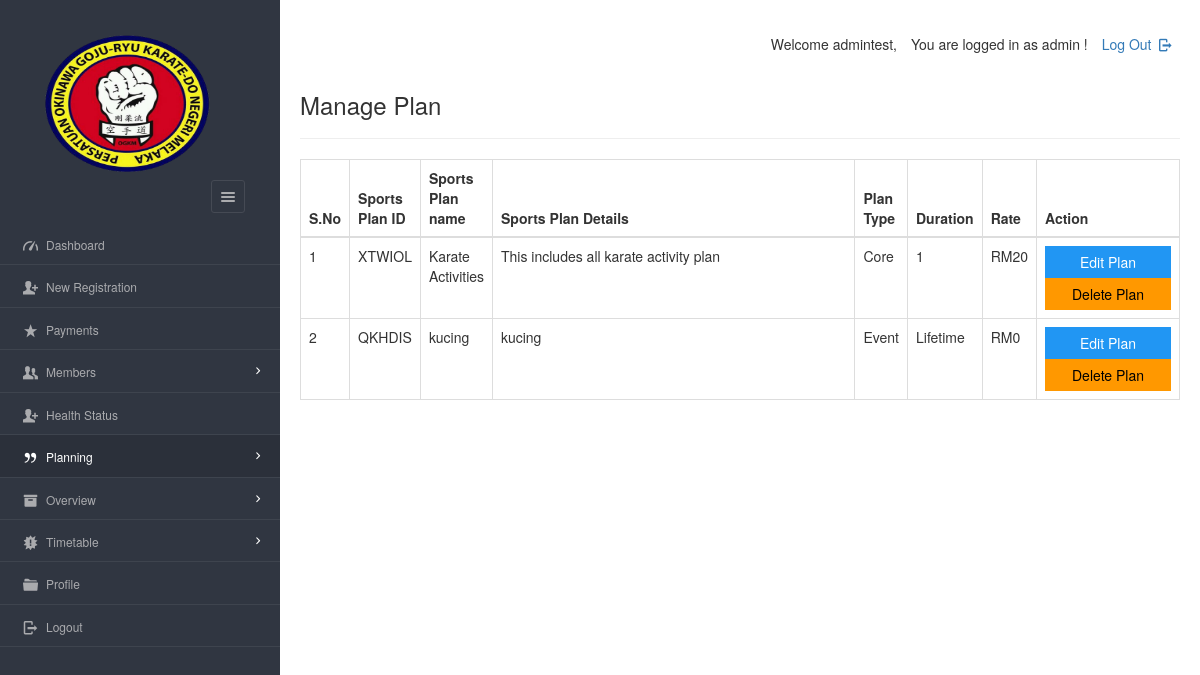
The page /dashboard/admin/view_plan.php (signed in) on the database as committed earlier.
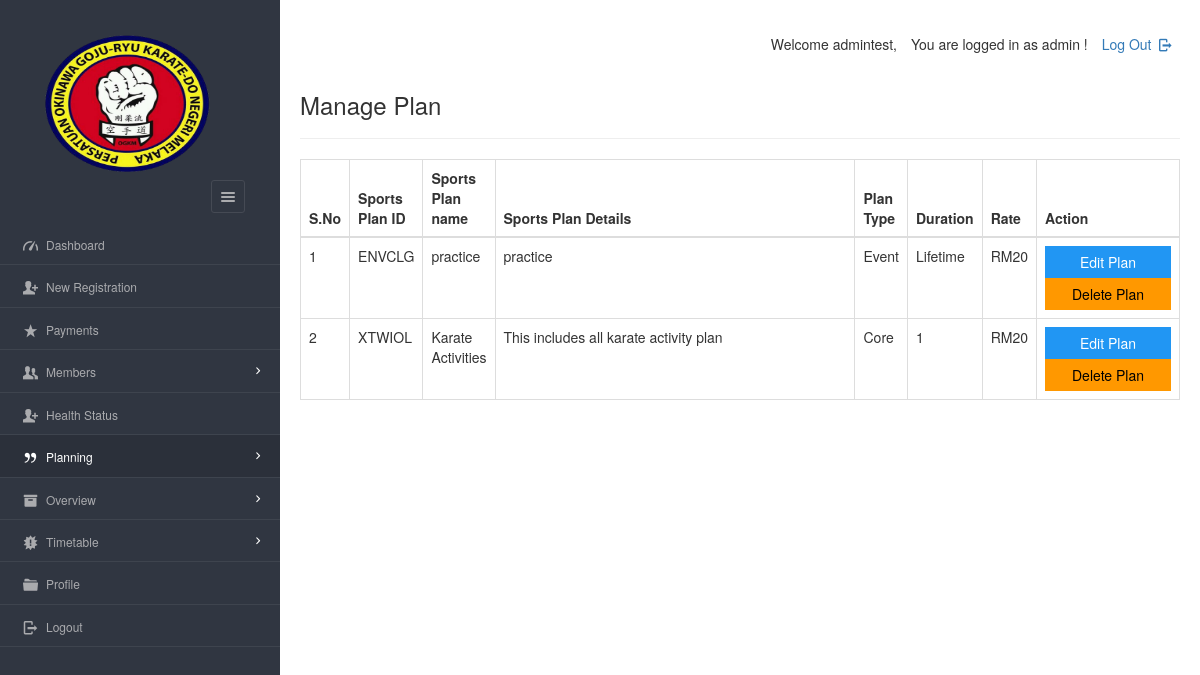
The same page on the database as committed later.
### tables this page shows
CREATE TABLE `plan` (
  `planid` varchar(8) NOT NULL,
  `planName` varchar(20) NOT NULL,
  `description` varchar(200) NOT NULL,
  `planType` varchar(50) NOT NULL,
  `validity` varchar(20) NOT NULL DEFAULT 'Lifetime',
  `amount` int(10) NOT NULL DEFAULT 0,
  `active` varchar(255) NOT NULL
);

### dashboard/admin/view_plan.php (the view, shortened to what this page needs)
<?php
require '../../include/db_conn.php';
?>
<!DOCTYPE html>
<html lang="en">
<head>
    <link rel="stylesheet" href="../../css/style.css"  id="style-resource-5">
    <link rel="stylesheet" href="../../css/dashMain.css">
    <link rel="stylesheet" type="text/css" href="../../css/entypo.css">
	<link href="a1style.css" rel="stylesheet" type="text/css">
	<link rel="stylesheet" href="https://maxcdn.bootstrapcdn.com/bootstrap/3.4.1/css/bootstrap.min.css">
</head>
     <body class="page-body  page-fade" onload="collapseSidebar()">
    	<div class="page-container sidebar-collapsed" id="navbarcollapse">
		<div class="sidebar-menu">
			<header class="logo-env">
					<div class="sidebar-collapse" onclick="collapseSidebar()">
				<a href="#" class="sidebar-collapse-icon with-animation">
					<i class="entypo-menu"></i>
				</a>
			</div>
			</header>
    		<?php include('nav.php'); ?>
    	</div>
    		<div class="main-content">
				<div class="row">
					<div class="col-md-6 col-sm-8 clearfix">
					</div>
					<div class="col-md-6 col-sm-4 clearfix hidden-xs">
						<ul class="list-inline links-list pull-right">
							<li>
								<a href="logout.php">
									Log Out <i class="entypo-logout right"></i>
								</a>
							</li>
						</ul>
					</div>
				</div>
		<h3>Manage Plan</h3>
		<hr />
		<table class="table table-bordered datatable" id="table-1" border=1>
			<thead>
				<tr>
					<th>S.No</th>
					<th>Sports Plan ID</th>
					<th>Sports Plan name</th>
					<th>Sports Plan Details</th>
					<th>Plan Type</th>
					<th>Duration</th>
					<th>Rate</th>
					<th>Action</th>
				</tr>
			</thead>
				<tbody>
					<?php
					$query  = "select * from plan where active='yes' ORDER BY amount DESC";
					$result = mysqli_query($con, $query);
					$sno    = 1;
					if (mysqli_affected_rows($con) != 0) {
					    while ($row = mysqli_fetch_array($result, MYSQLI_ASSOC)) {
					        $msgid = $row['planid'];
					        echo "<tr><td>" . $sno . "</td>";
					        echo "<td>" . $row['planid'] . "</td>";
					        echo "<td>" . $row['planName'] . "</td>";
					        echo "<td width='380'>" . $row['description'] . "</td>";
							echo "<td>" . $row['planType'] . "</td>";
					        echo "<td>" . $row['validity'] . "</td>";
					        echo "<td>RM" . $row['amount'] . "</td>";
					        $sno++;
					        echo '<td><a href=edit_plan.php?id="'.$row['planid'].'"><input type="button" class="a1-btn a1-blue" id="boxxe" style="width:100%" value="Edit Plan" ></a><form action="del_plan.php" method="post" onSubmit="return ConfirmDelete();"><input type="hidden" name="name" value="' . $msgid .'"/><input type="submit" id="button1" value="Delete Plan" class="a1-btn a1-orange"/></form></td></tr>';
					    }
					}
					?>
				</tbody>
		</table>
    	</div>
    </body>
</html>

### dashboard/admin/nav.php (shortened to what this page needs)
<ul id="main-menu" class="" >
    <li id="dash"><a href="index.php"><i class="entypo-gauge"></i><span>Dashboard</span></a></li>
	<li id="regis"><a href="new_entry.php"><i class="entypo-user-add"></i><span>New Registration</span></a>
	<li id="paymnt"><a href="payments.php"><i class="entypo-star"></i><span>Payments</span></a></li>
	<li class="" id="hassubopen"><a href="#" onclick="memberExpand(1)"><i class="entypo-users"></i><span>Members</span></a>
	</li>
	<li id="health_status"><a href="new_health_status.php"><i class="entypo-user-add"></i><span>Health Status</span></a>
		<li class="" id="planhassubopen"><a href="#" onclick="memberExpand(2)"><i class="entypo-quote"></i><span>Planning</span></a>
	<li class="" id="overviewhassubopen"><a href="#" onclick="memberExpand(3)"><i class="entypo-box"></i><span>Overview</span></a>
	<li class="" id="routinehassubopen"><a href="#" onclick="memberExpand(4)"><i class="entypo-alert"></i><span>Timetable</span></a>
	</li>
	<li id="adminprofile"><a href="more-userprofile.php"><i class="entypo-folder"></i><span>Profile</span></a></li>
	<li><a href="logout.php"><i class="entypo-logout"></i><span>Logout</span></a></li>
</ul>

### css/style.css (style rules this page uses)
html { font-size: 62.5%; font-family: sans-serif; }
div { display: block; }
body { font-family: "Noto Sans", sans-serif, "Helvetica Neue", Helvetica, Arial, sans-serif; font-size: 12px; line-height: 1.428571429; display: block; margin: 0; }
*, *:before, *:after { box-sizing: border-box; }
a { text-decoration: none; background: transparent; }
img { vertical-align: middle; }
img { border: 0; }
.logo img { width: 220px; height: 200px; }
input, button, select, textarea { font-family: inherit; font-size: inherit; line-height: inherit; }
button, input { line-height: normal; }
button, input, select, textarea { font-family: inherit; font-size: 100%; margin: 0; }
input { background-color: white; cursor: text; padding: 1px; border-width: 2px; border-style: inset; border-color: initial; border-image: initial; }
input, textarea, select, button { text-rendering: auto; color: initial; letter-spacing: normal; word-spacing: normal; text-transform: none; text-indent: 0px; text-shadow: none; display: inline-block; text-align: start; margin: 0em; font: 400 13.3333px Arial; }
button, html input[type="button"], input[type="reset"], input[type="submit"] { cursor: pointer; }
a { color: #373e4a; text-decoration: none; }
a { background: transparent; }
a { color: #373e4a; }
.page-container { position: relative; padding-left: 280px; }
.page-container .sidebar-menu { position: absolute; width: 280px; top: 0; left: 0; bottom: 0; background: #303641; color: #aaabae; z-index: 1; min-height: 796px; box-sizing: border-box; }
.page-container .sidebar-menu .logo-env { width: 100%; padding: 35px; padding-bottom: 10px; box-sizing: border-box; }
.page-container .sidebar-menu .logo-env:before, .page-container .sidebar-menu .logo-env:after { content: " "; display: table; }
.page-container .sidebar-menu .logo-env > div { display: block; vertical-align: middle; white-space: nowrap; float: left; }
.page-container .sidebar-menu .logo-env > div > a { display: inline-block; color: #aaabae; }
.page-container .sidebar-menu .logo-env > div.sidebar-collapse, .page-container .sidebar-menu .logo-env > div.sidebar-mobile-menu { position: relative; float: right; }
.page-container .sidebar-menu .logo-env > div.sidebar-collapse a, .page-container .sidebar-menu .logo-env > div.sidebar-mobile-menu a { display: inline-block; border: 1px solid #454a54; text-align: center; padding: 0; line-height: 1; font-size: 20px; font-weight: 300; padding: 5px 2px; background-clip: padding-box; border-radius: 3px; transition: all 200ms ease-in-out; }
.page-container .sidebar-menu .logo-env .logo img { width: 180px; height: 150px; }
.page-container .sidebar-menu .logo-env:after { clear: both; }
.page-container .sidebar-menu #main-menu { list-style: none; margin: 0; padding: 0; margin-bottom: 20px; }
ul, ol { margin-top: 0; margin-bottom: 8.5px; }
ul, menu, dir { display: block; list-style-type: disc; }
.page-container .sidebar-menu #main-menu li { position: relative; margin: 0; font-size: 12px; border-bottom: 1px solid rgba(69, 74, 84, 0.7); }
li { display: list-item; }
.page-container .sidebar-menu #main-menu li a { position: relative; display: block; padding: 10px 20px; color: #aaabae; z-index: 2; transition: color 250ms ease-in-out, background-color 250ms ease-in-out; }
.page-container .sidebar-menu #main-menu li a i { top: 1px; }
.page-container .sidebar-menu #main-menu li i { position: relative; font-size: 15px; margin-right: 5px; }
i, cite, em, var, address, dfn { font-style: italic; }
.page-container .sidebar-menu #main-menu li a span { transition: 350ms opacity ease-in-out; }
.page-container .sidebar-menu #main-menu li.has-sub > a:before { position: relative; content: '\e877'; content: '\e879'; display: inline-block; font-family: 'Entypo'; color: #454a54; color: #FFF; float: right; font-size: 15px; margin-left: 13px; top: 0px; transition: all 300ms ease-in-out; }

### dashboard/admin/view_plan.php (style rules this page uses)
#button1 { width:126px; }
.page-container .sidebar-menu #main-menu li#planhassubopen > a { background-color: #2b303a; color: #ffffff; }

Rows that differ between the two databases and show on the page:
removed plan: planid "QKHDIS", planName "kucing", description "kucing", planType "Event", validity "Lifetime", amount "0"
added plan: planid "ENVCLG", planName "practice", description "practice", planType "Event", validity "Lifetime", amount "20"
